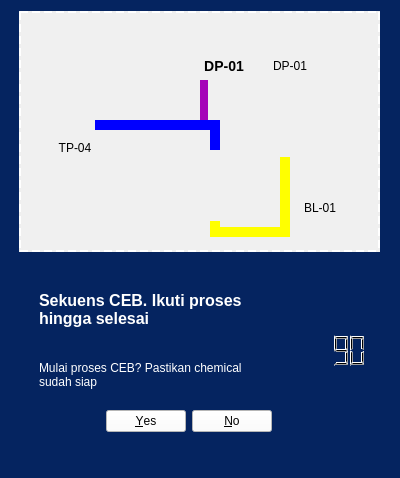
<?xml version="1.0" encoding="UTF-8"?>
<ui version="4.0">
 <class>Dialog</class>
 <widget class="QDialog" name="Dialog">
  <property name="geometry">
   <rect>
    <x>0</x>
    <y>0</y>
    <width>400</width>
    <height>478</height>
   </rect>
  </property>
  <property name="windowTitle">
   <string>CEB Backwash</string>
  </property>
  <property name="styleSheet">
   <string notr="true">background-color: rgb(5, 36, 96);</string>
  </property>
  <widget class="QLabel" name="visual_placeholder">
   <property name="geometry">
    <rect>
     <x>19</x>
     <y>11</y>
     <width>361</width>
     <height>241</height>
    </rect>
   </property>
   <property name="minimumSize">
    <size>
     <width>300</width>
     <height>200</height>
    </size>
   </property>
   <property name="styleSheet">
    <string notr="true">background-color: rgb(240, 240, 240);border: 2px dashed white; color: white;</string>
   </property>
   <property name="text">
    <string/>
   </property>
   <property name="alignment">
    <set>Qt::AlignCenter</set>
   </property>
  </widget>
  <widget class="QPushButton" name="blower_A">
   <property name="geometry">
    <rect>
     <x>280</x>
     <y>151</y>
     <width>61</width>
     <height>41</height>
    </rect>
   </property>
   <property name="styleSheet">
    <string notr="true">background-color: rgb(255, 255, 255); font-weight: bold; font-size: 14px;</string>
   </property>
   <property name="text">
    <string/>
   </property>
   <property name="icon">
    <iconset resource="res_fix.qrc">
     <normaloff>:/FFI_icons/Icons/FFI_project/Air blower.png</normaloff>:/FFI_icons/Icons/FFI_project/Air blower.png</iconset>
   </property>
   <property name="iconSize">
    <size>
     <width>80</width>
     <height>60</height>
    </size>
   </property>
   <property name="autoDefault">
    <bool>true</bool>
   </property>
   <property name="flat">
    <bool>true</bool>
   </property>
  </widget>
  <widget class="QPushButton" name="TP_04">
   <property name="geometry">
    <rect>
     <x>39</x>
     <y>56</y>
     <width>71</width>
     <height>80</height>
    </rect>
   </property>
   <property name="styleSheet">
    <string notr="true">background-color: rgb(255, 255, 255); font-weight: bold; font-size: 14px;</string>
   </property>
   <property name="text">
    <string/>
   </property>
   <property name="icon">
    <iconset resource="res_fix.qrc">
     <normaloff>:/FFI_icons/Icons/FFI_project/Motor H.png</normaloff>:/FFI_icons/Icons/FFI_project/Motor H.png</iconset>
   </property>
   <property name="iconSize">
    <size>
     <width>67</width>
     <height>90</height>
    </size>
   </property>
   <property name="flat">
    <bool>true</bool>
   </property>
  </widget>
  <widget class="QLabel" name="label">
   <property name="geometry">
    <rect>
     <x>95</x>
     <y>120</y>
     <width>123</width>
     <height>10</height>
    </rect>
   </property>
   <property name="styleSheet">
    <string notr="true">background-color:blue; font-weight: bold; </string>
   </property>
   <property name="text">
    <string/>
   </property>
  </widget>
  <widget class="QLabel" name="label_2">
   <property name="geometry">
    <rect>
     <x>210</x>
     <y>120</y>
     <width>10</width>
     <height>30</height>
    </rect>
   </property>
   <property name="styleSheet">
    <string notr="true">background-color:blue; font-weight: bold; </string>
   </property>
   <property name="text">
    <string/>
   </property>
  </widget>
  <widget class="QLabel" name="label_3">
   <property name="geometry">
    <rect>
     <x>280</x>
     <y>157</y>
     <width>10</width>
     <height>80</height>
    </rect>
   </property>
   <property name="styleSheet">
    <string notr="true">background-color: yellow; font-weight: bold; </string>
   </property>
   <property name="text">
    <string/>
   </property>
  </widget>
  <widget class="QLabel" name="label_4">
   <property name="geometry">
    <rect>
     <x>210</x>
     <y>227</y>
     <width>80</width>
     <height>10</height>
    </rect>
   </property>
   <property name="styleSheet">
    <string notr="true">background-color: yellow; font-weight: bold; </string>
   </property>
   <property name="text">
    <string/>
   </property>
  </widget>
  <widget class="QLabel" name="label_5">
   <property name="geometry">
    <rect>
     <x>210</x>
     <y>210</y>
     <width>10</width>
     <height>20</height>
    </rect>
   </property>
   <property name="styleSheet">
    <string notr="true">background-color: yellow; font-weight: bold; </string>
   </property>
   <property name="text">
    <string/>
   </property>
  </widget>
  <widget class="QLabel" name="label_6">
   <property name="geometry">
    <rect>
     <x>200</x>
     <y>80</y>
     <width>8</width>
     <height>40</height>
    </rect>
   </property>
   <property name="styleSheet">
    <string notr="true">background-color: rgb(165, 2, 184); font-weight: bold; </string>
   </property>
   <property name="text">
    <string/>
   </property>
  </widget>
  <widget class="QStackedWidget" name="stackedWidget">
   <property name="geometry">
    <rect>
     <x>30</x>
     <y>270</y>
     <width>251</width>
     <height>171</height>
    </rect>
   </property>
   <property name="currentIndex">
    <number>0</number>
   </property>
   <widget class="QWidget" name="Start_Sensor_Calibration">
    <layout class="QHBoxLayout" name="horizontalLayout_2">
     <item>
      <layout class="QVBoxLayout" name="verticalLayout_2">
       <item>
        <widget class="QLabel" name="label_7">
         <property name="font">
          <font>
           <pointsize>12</pointsize>
           <weight>75</weight>
           <bold>true</bold>
          </font>
         </property>
         <property name="styleSheet">
          <string notr="true">color: rgb(255, 255, 255);</string>
         </property>
         <property name="text">
          <string>Sekuens CEB. Ikuti proses hingga selesai</string>
         </property>
         <property name="wordWrap">
          <bool>true</bool>
         </property>
        </widget>
       </item>
       <item>
        <widget class="QLabel" name="label_8">
         <property name="font">
          <font>
           <weight>50</weight>
           <bold>false</bold>
          </font>
         </property>
         <property name="styleSheet">
          <string notr="true">color: rgb(255, 255, 255);</string>
         </property>
         <property name="text">
          <string>Mulai proses CEB? Pastikan chemical sudah siap</string>
         </property>
         <property name="wordWrap">
          <bool>true</bool>
         </property>
         <property name="indent">
          <number>0</number>
         </property>
        </widget>
       </item>
       <item>
        <widget class="QDialogButtonBox" name="buttonBox">
         <property name="layoutDirection">
          <enum>Qt::LeftToRight</enum>
         </property>
         <property name="styleSheet">
          <string notr="true">background-color: rgb(255, 255, 255);</string>
         </property>
         <property name="orientation">
          <enum>Qt::Horizontal</enum>
         </property>
         <property name="standardButtons">
          <set>QDialogButtonBox::No|QDialogButtonBox::Yes</set>
         </property>
        </widget>
       </item>
      </layout>
     </item>
    </layout>
   </widget>
   <widget class="QWidget" name="Sensor_Calibration_1">
    <layout class="QHBoxLayout" name="horizontalLayout_3">
     <item>
      <layout class="QVBoxLayout" name="verticalLayout_3">
       <item>
        <widget class="QLabel" name="label_9">
         <property name="font">
          <font>
           <pointsize>12</pointsize>
           <weight>75</weight>
           <bold>true</bold>
          </font>
         </property>
         <property name="styleSheet">
          <string notr="true">color: rgb(255, 255, 255);</string>
         </property>
         <property name="text">
          <string>Proses CEB (1/4)</string>
         </property>
         <property name="alignment">
          <set>Qt::AlignLeading|Qt::AlignLeft|Qt::AlignTop</set>
         </property>
        </widget>
       </item>
       <item>
        <layout class="QHBoxLayout" name="horizontalLayout_4">
         <property name="topMargin">
          <number>0</number>
         </property>
         <item>
          <widget class="QLabel" name="label_10">
           <property name="font">
            <font>
             <pointsize>10</pointsize>
             <weight>75</weight>
             <bold>true</bold>
            </font>
           </property>
           <property name="styleSheet">
            <string notr="true">color: rgb(255, 255, 255);</string>
           </property>
           <property name="text">
            <string>Backwash &amp; Dosing</string>
           </property>
          </widget>
         </item>
        </layout>
       </item>
       <item>
        <layout class="QHBoxLayout" name="horizontalLayout_5">
         <property name="topMargin">
          <number>0</number>
         </property>
         <item>
          <widget class="QPushButton" name="pushButton_4">
           <property name="minimumSize">
            <size>
             <width>195</width>
             <height>50</height>
            </size>
           </property>
           <property name="styleSheet">
            <string notr="true">background-color: white;
color: black;
</string>
           </property>
           <property name="text">
            <string>Soaking</string>
           </property>
          </widget>
         </item>
        </layout>
       </item>
      </layout>
     </item>
    </layout>
   </widget>
   <widget class="QWidget" name="Sensor_Calibration_1.5">
    <layout class="QHBoxLayout" name="horizontalLayout_3">
     <item>
      <layout class="QVBoxLayout" name="verticalLayout_3">
       <item>
        <widget class="QLabel" name="label_9">
         <property name="font">
          <font>
           <pointsize>12</pointsize>
           <weight>75</weight>
           <bold>true</bold>
          </font>
         </property>
         <property name="styleSheet">
          <string notr="true">color: rgb(255, 255, 255);</string>
         </property>
         <property name="text">
          <string>Proses CEB (2/4)</string>
         </property>
         <property name="alignment">
          <set>Qt::AlignLeading|Qt::AlignLeft|Qt::AlignTop</set>
         </property>
        </widget>
       </item>
       <item>
        <layout class="QHBoxLayout" name="horizontalLayout_4">
         <property name="topMargin">
          <number>0</number>
         </property>
         <item>
          <widget class="QLabel" name="label_10">
           <property name="font">
            <font>
             <pointsize>10</pointsize>
             <weight>75</weight>
             <bold>true</bold>
            </font>
           </property>
           <property name="styleSheet">
            <string notr="true">color: rgb(255, 255, 255);</string>
           </property>
           <property name="text">
            <string>Soaking</string>
           </property>
          </widget>
         </item>
        </layout>
       </item>
       <item>
        <layout class="QHBoxLayout" name="horizontalLayout_5">
         <property name="topMargin">
          <number>0</number>
         </property>
         <item>
          <widget class="QPushButton" name="pushButton_3">
           <property name="minimumSize">
            <size>
             <width>195</width>
             <height>50</height>
            </size>
           </property>
           <property name="styleSheet">
            <string notr="true">background-color: white;
color: black;
</string>
           </property>
           <property name="text">
            <string>Aerasi</string>
           </property>
          </widget>
         </item>
        </layout>
       </item>
      </layout>
     </item>
    </layout>
   </widget>
   <widget class="QWidget" name="Sensor_Calibration_2">
    <layout class="QHBoxLayout" name="horizontalLayout_14">
     <item>
      <layout class="QVBoxLayout" name="verticalLayout_5">
       <item>
        <widget class="QLabel" name="label_12">
         <property name="font">
          <font>
           <pointsize>12</pointsize>
           <weight>75</weight>
           <bold>true</bold>
          </font>
         </property>
         <property name="styleSheet">
          <string notr="true">color: rgb(255, 255, 255);</string>
         </property>
         <property name="text">
          <string>Proses CEB (3/4)</string>
         </property>
         <property name="alignment">
          <set>Qt::AlignLeading|Qt::AlignLeft|Qt::AlignTop</set>
         </property>
        </widget>
       </item>
       <item>
        <layout class="QHBoxLayout" name="horizontalLayout_9">
         <property name="topMargin">
          <number>0</number>
         </property>
         <item>
          <widget class="QLabel" name="label_13">
           <property name="font">
            <font>
             <pointsize>10</pointsize>
             <weight>75</weight>
             <bold>true</bold>
            </font>
           </property>
           <property name="styleSheet">
            <string notr="true">color: rgb(255, 255, 255);</string>
           </property>
           <property name="text">
            <string>Aerasi</string>
           </property>
          </widget>
         </item>
        </layout>
       </item>
       <item>
        <layout class="QHBoxLayout" name="horizontalLayout_10">
         <property name="topMargin">
          <number>0</number>
         </property>
         <item>
          <widget class="QPushButton" name="pushButton_2">
           <property name="minimumSize">
            <size>
             <width>195</width>
             <height>50</height>
            </size>
           </property>
           <property name="styleSheet">
            <string notr="true">background-color: white;
color:black;
</string>
           </property>
           <property name="text">
            <string>Flushing</string>
           </property>
          </widget>
         </item>
        </layout>
       </item>
      </layout>
     </item>
    </layout>
   </widget>
   <widget class="QWidget" name="Sensor_Calibration_3">
    <layout class="QHBoxLayout" name="horizontalLayout_20">
     <item>
      <layout class="QVBoxLayout" name="verticalLayout_14">
       <item>
        <widget class="QLabel" name="label_15">
         <property name="font">
          <font>
           <pointsize>12</pointsize>
           <weight>75</weight>
           <bold>true</bold>
          </font>
         </property>
         <property name="styleSheet">
          <string notr="true">color: rgb(255, 255, 255);</string>
         </property>
         <property name="text">
          <string>Proses CEB (4/4)</string>
         </property>
         <property name="alignment">
          <set>Qt::AlignLeading|Qt::AlignLeft|Qt::AlignTop</set>
         </property>
        </widget>
       </item>
       <item>
        <layout class="QHBoxLayout" name="horizontalLayout_15">
         <property name="topMargin">
          <number>0</number>
         </property>
         <item>
          <widget class="QLabel" name="label_16">
           <property name="font">
            <font>
             <pointsize>10</pointsize>
             <weight>75</weight>
             <bold>true</bold>
            </font>
           </property>
           <property name="styleSheet">
            <string notr="true">color: rgb(255, 255, 255);</string>
           </property>
           <property name="text">
            <string>Flushing</string>
           </property>
          </widget>
         </item>
        </layout>
       </item>
       <item>
        <layout class="QHBoxLayout" name="horizontalLayout_16">
         <property name="topMargin">
          <number>0</number>
         </property>
         <item>
          <widget class="QPushButton" name="pushButton">
           <property name="minimumSize">
            <size>
             <width>195</width>
             <height>50</height>
            </size>
           </property>
           <property name="styleSheet">
            <string notr="true">background-color: white;
color: black;
</string>
           </property>
           <property name="text">
            <string>Selesai</string>
           </property>
          </widget>
         </item>
        </layout>
       </item>
      </layout>
     </item>
    </layout>
   </widget>
   <widget class="QWidget" name="Sensor_Calibration_Done">
    <layout class="QVBoxLayout" name="verticalLayout_10">
     <item>
      <layout class="QVBoxLayout" name="verticalLayout_9">
       <item>
        <widget class="QLabel" name="label_18">
         <property name="font">
          <font>
           <pointsize>12</pointsize>
           <weight>75</weight>
           <bold>true</bold>
           <strikeout>false</strikeout>
           <stylestrategy>PreferAntialias</stylestrategy>
           <kerning>true</kerning>
          </font>
         </property>
         <property name="focusPolicy">
          <enum>Qt::NoFocus</enum>
         </property>
         <property name="layoutDirection">
          <enum>Qt::LeftToRight</enum>
         </property>
         <property name="styleSheet">
          <string notr="true">color: rgb(255, 255, 255);</string>
         </property>
         <property name="text">
          <string>Proses CEB Selesai!</string>
         </property>
         <property name="alignment">
          <set>Qt::AlignCenter</set>
         </property>
         <property name="wordWrap">
          <bool>true</bool>
         </property>
        </widget>
       </item>
       <item>
        <widget class="QPushButton" name="done_AE102_Calibration">
         <property name="styleSheet">
          <string notr="true">background-color: rgb(255, 255, 255);</string>
         </property>
         <property name="text">
          <string>Kembali ke Maintenance</string>
         </property>
        </widget>
       </item>
      </layout>
     </item>
    </layout>
   </widget>
  </widget>
  <widget class="QLCDNumber" name="lcdNumber">
   <property name="geometry">
    <rect>
     <x>280</x>
     <y>280</y>
     <width>91</width>
     <height>141</height>
    </rect>
   </property>
   <property name="frameShape">
    <enum>QFrame::NoFrame</enum>
   </property>
   <property name="value" stdset="0">
    <double>90.000000000000000</double>
   </property>
  </widget>
  <widget class="QLabel" name="lbl_t4">
   <property name="geometry">
    <rect>
     <x>160</x>
     <y>140</y>
     <width>91</width>
     <height>81</height>
    </rect>
   </property>
   <property name="autoFillBackground">
    <bool>false</bool>
   </property>
   <property name="styleSheet">
    <string notr="true">background-color:rgb(240,240,240);</string>
   </property>
   <property name="text">
    <string/>
   </property>
   <property name="pixmap">
    <pixmap resource="res_fix.qrc">:/FFI_icons/Icons/FFI_project/MBR.png</pixmap>
   </property>
   <property name="scaledContents">
    <bool>true</bool>
   </property>
   <property name="alignment">
    <set>Qt::AlignCenter</set>
   </property>
  </widget>
  <widget class="QLabel" name="label_11">
   <property name="geometry">
    <rect>
     <x>270</x>
     <y>58</y>
     <width>40</width>
     <height>16</height>
    </rect>
   </property>
   <property name="autoFillBackground">
    <bool>false</bool>
   </property>
   <property name="styleSheet">
    <string notr="true">background-color: rgb(240, 240, 240)</string>
   </property>
   <property name="text">
    <string>DP-01</string>
   </property>
   <property name="alignment">
    <set>Qt::AlignCenter</set>
   </property>
  </widget>
  <widget class="QLabel" name="label_14">
   <property name="geometry">
    <rect>
     <x>300</x>
     <y>200</y>
     <width>40</width>
     <height>16</height>
    </rect>
   </property>
   <property name="autoFillBackground">
    <bool>false</bool>
   </property>
   <property name="styleSheet">
    <string notr="true">background-color: rgb(240, 240, 240)</string>
   </property>
   <property name="text">
    <string>BL-01</string>
   </property>
   <property name="alignment">
    <set>Qt::AlignCenter</set>
   </property>
  </widget>
  <widget class="QLabel" name="label_17">
   <property name="geometry">
    <rect>
     <x>55</x>
     <y>140</y>
     <width>40</width>
     <height>16</height>
    </rect>
   </property>
   <property name="autoFillBackground">
    <bool>false</bool>
   </property>
   <property name="styleSheet">
    <string notr="true">background-color: rgb(240, 240, 240)</string>
   </property>
   <property name="text">
    <string>TP-04</string>
   </property>
   <property name="alignment">
    <set>Qt::AlignCenter</set>
   </property>
  </widget>
  <widget class="QToolButton" name="btn_DP_01">
   <property name="geometry">
    <rect>
     <x>179</x>
     <y>36</y>
     <width>90</width>
     <height>60</height>
    </rect>
   </property>
   <property name="cursor">
    <cursorShape>PointingHandCursor</cursorShape>
   </property>
   <property name="acceptDrops">
    <bool>false</bool>
   </property>
   <property name="autoFillBackground">
    <bool>false</bool>
   </property>
   <property name="styleSheet">
    <string notr="true">background-color: rgb(240, 240, 240); font-weight: bold; font-size: 14px;</string>
   </property>
   <property name="text">
    <string>DP-01</string>
   </property>
   <property name="icon">
    <iconset resource="res_fix.qrc">
     <normaloff>:/FFI_icons/Icons/FFI_project/1Motor.png</normaloff>:/FFI_icons/Icons/FFI_project/1Motor.png</iconset>
   </property>
   <property name="iconSize">
    <size>
     <width>60</width>
     <height>45</height>
    </size>
   </property>
   <property name="autoExclusive">
    <bool>false</bool>
   </property>
   <property name="toolButtonStyle">
    <enum>Qt::ToolButtonIconOnly</enum>
   </property>
   <property name="autoRaise">
    <bool>true</bool>
   </property>
  </widget>
  <zorder>visual_placeholder</zorder>
  <zorder>TP_04</zorder>
  <zorder>label_3</zorder>
  <zorder>label_4</zorder>
  <zorder>stackedWidget</zorder>
  <zorder>lcdNumber</zorder>
  <zorder>label_5</zorder>
  <zorder>lbl_t4</zorder>
  <zorder>blower_A</zorder>
  <zorder>label</zorder>
  <zorder>label_2</zorder>
  <zorder>label_11</zorder>
  <zorder>label_14</zorder>
  <zorder>label_17</zorder>
  <zorder>btn_DP_01</zorder>
  <zorder>label_6</zorder>
 </widget>
 <resources>
  <include location="res_fix.qrc"/>
 </resources>
 <connections/>
</ui>
